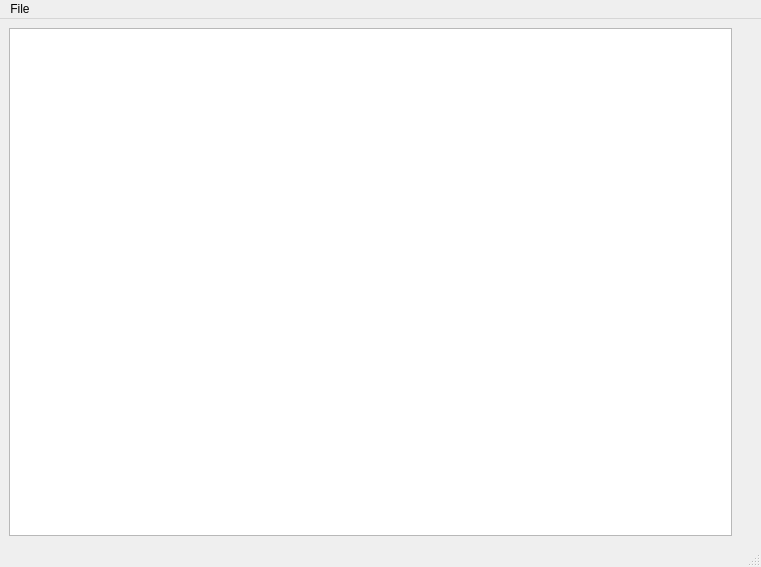
<?xml version="1.0" encoding="UTF-8"?>
<ui version="4.0">
 <class>MainWindow</class>
 <widget class="QMainWindow" name="MainWindow">
  <property name="geometry">
   <rect>
    <x>0</x>
    <y>0</y>
    <width>761</width>
    <height>567</height>
   </rect>
  </property>
  <property name="windowTitle">
   <string>Opendex</string>
  </property>
  <widget class="QWidget" name="centralwidget">
   <layout class="QGridLayout" name="gridLayout">
    <item row="0" column="0">
     <layout class="QHBoxLayout" name="horizontalLayout">
      <item>
       <widget class="QTreeView" name="pokemonView"/>
      </item>
      <item>
       <spacer name="verticalSpacer">
        <property name="orientation">
         <enum>Qt::Vertical</enum>
        </property>
        <property name="sizeHint" stdset="0">
         <size>
          <width>20</width>
          <height>40</height>
         </size>
        </property>
       </spacer>
      </item>
     </layout>
    </item>
   </layout>
  </widget>
  <widget class="QMenuBar" name="menubar">
   <property name="geometry">
    <rect>
     <x>0</x>
     <y>0</y>
     <width>761</width>
     <height>28</height>
    </rect>
   </property>
   <widget class="QMenu" name="menuFile">
    <property name="title">
     <string>File</string>
    </property>
    <addaction name="redownloadDatabase"/>
   </widget>
   <addaction name="menuFile"/>
  </widget>
  <widget class="QStatusBar" name="statusbar"/>
  <action name="redownloadDatabase">
   <property name="text">
    <string>Redownload Database</string>
   </property>
   <property name="toolTip">
    <string>Download Database Again</string>
   </property>
   <property name="shortcut">
    <string>Ctrl+Shift+R</string>
   </property>
  </action>
 </widget>
 <resources/>
 <connections/>
</ui>
